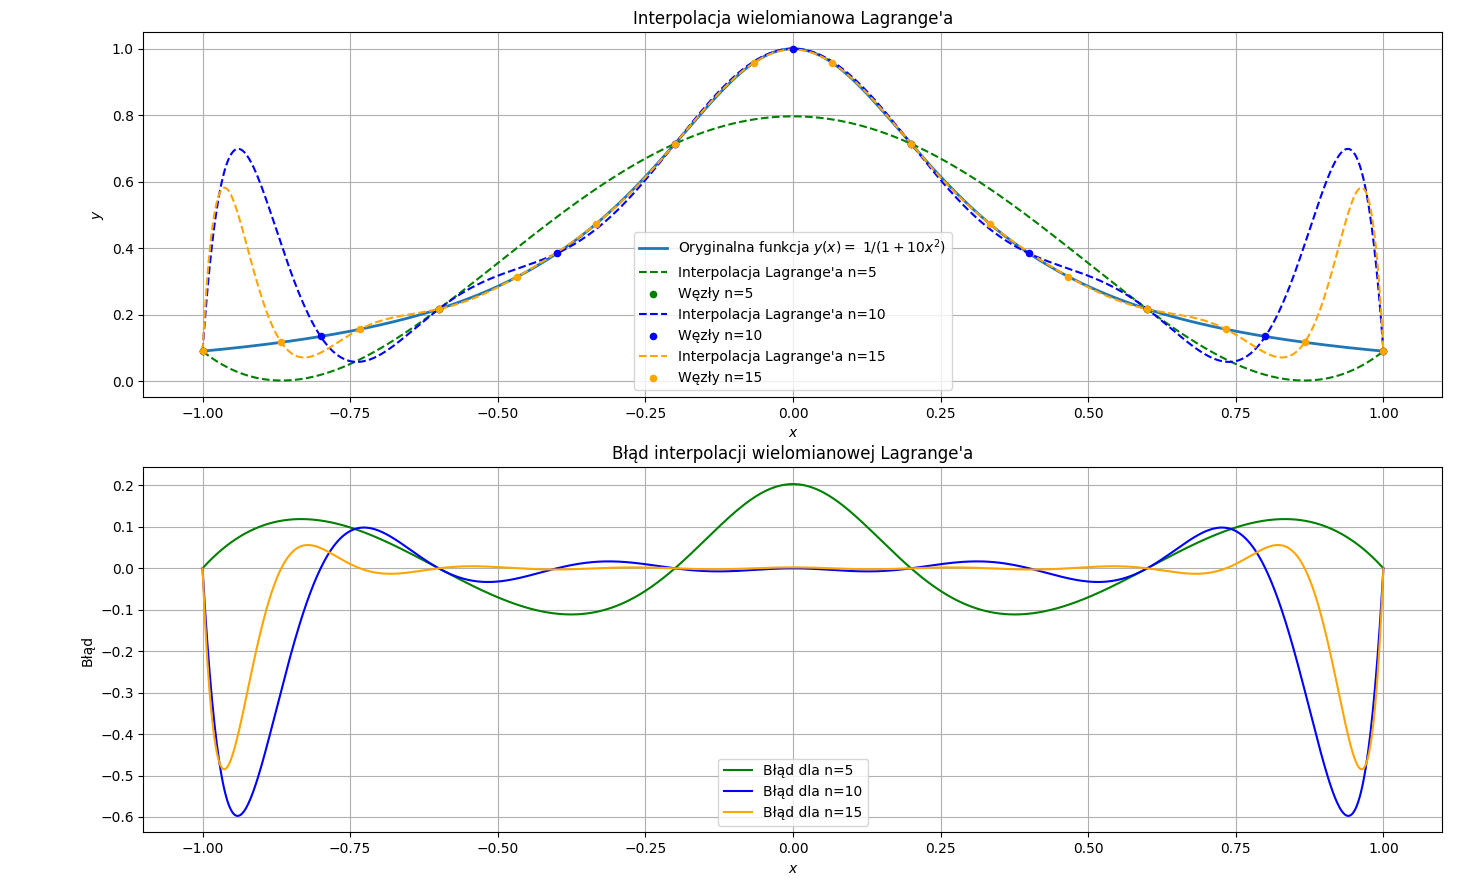

Here is the Python script that generated this plot:
import numpy as np
import matplotlib.pyplot as plt

def generate_points(n, func):
    """Generuje punkty siatki oraz wartości funkcji."""
    x = np.array([-1 + 2 * i / n for i in range(n+1)])  # Jednorodna siatka punktów
    y = func(x)                 # Wartości funkcji w punktach siatki
    return x, y

def lagrange_basis(x, j, x_points):
    """Oblicza funkcję bazową Lagrange'a l_j(x)."""
    l_j = 1
    for i in range(len(x_points)):
        if i != j:
            l_j *= (x - x_points[i]) / (x_points[j] - x_points[i])
    return l_j

def lagrange_interpolation(x, x_points, y_points):
    """Oblicza wartość wielomianu interpolacyjnego w punkcie x."""
    P_x = 0
    for j in range(len(x_points)):
        P_x += y_points[j] * lagrange_basis(x, j, x_points)
    return P_x

def calculate_errors(x_plot, y_exact, y_interpolated):
    """Oblicza błędy interpolacji pomiędzy dokładną funkcją a interpolacją."""
    return y_exact - y_interpolated

def polynomial_comparison(n_values, func, func_label):
    """Porównuje interpolacje wielomianowe Lagrange'a dla różnych n na osobnych wykresach."""
    # Punkty do rysowania interpolacji i obliczania błędów
    x_plot = np.linspace(-1, 1, 1000)
    y_exact = func(x_plot)
    
    # Przygotowanie wykresów
    fig, axes = plt.subplots(2, 1, figsize=(8, 10))
    
    # Wykres interpolacji
    axes[0].plot(x_plot, y_exact, label=f'Oryginalna funkcja {func_label}', linewidth=2)
    for n, color in zip(n_values, ['g', 'b', 'orange']):
        x_points, y_points = generate_points(n, func)
        y_interpolated = [lagrange_interpolation(x, x_points, y_points) for x in x_plot]
        axes[0].plot(x_plot, y_interpolated, '--', label=f'Interpolacja Lagrange\'a n={n}', color=color)
        axes[0].scatter(x_points, y_points, color=color, s=20, zorder=5, label=f'Węzły n={n}')
    
    axes[0].set_xlabel('$x$')
    axes[0].set_ylabel('$y$')
    axes[0].set_title('Interpolacja wielomianowa Lagrange\'a')
    axes[0].legend()
    axes[0].grid()
    
    # Wykres błędów
    for n, color in zip(n_values, ['g', 'b', 'orange']):
        x_points, y_points = generate_points(n, func)
        y_interpolated = [lagrange_interpolation(x, x_points, y_points) for x in x_plot]
        errors = calculate_errors(x_plot, y_exact, y_interpolated)
        axes[1].plot(x_plot, errors, label=f'Błąd dla n={n}', color=color)
    
    axes[1].set_xlabel('$x$')
    axes[1].set_ylabel('Błąd')
    axes[1].set_title('Błąd interpolacji wielomianowej Lagrange\'a')
    axes[1].legend()
    axes[1].grid()
    
    plt.tight_layout()
    plt.show()

if __name__ == "__main__":
    n_values = [5, 10, 15]  # Różne stopnie wielomianu interpolacyjnego
    test_functions = [
        (lambda x: 1 / (1 + 10 * x**2), '$y(x) = \, \, 1 / (1 + 10x^2)$'),
        (lambda x: np.abs(x), '$y(x) = \, \, |x|$')
    ]
    
    for func, label in test_functions:
        polynomial_comparison(n_values, func, label)
